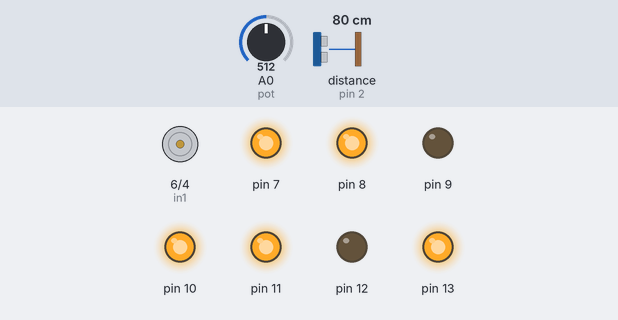
Bench run of a sketch on a simulated Arduino Uno, built with avr-gcc and run on an emulated ATmega328P. On the bench: motor-driver pin pairs drawn as motors (green arrow = first pin HIGH = forward, orange = second pin HIGH = backward, longer = more drive, scaled by the enable pin), output pins drawn as LEDs (lit = HIGH). Wiring (inferred from the names in the program): ultrasonic range finder: trigger pin 3; echo pin 2. The test bench sets the inputs (shaded band); at power-on: A0 (pot) = 512, distance to the obstacle (sensor on pin 2) 80 cm. The echo pulse lasts 58.3 µs per cm; pins used as bus, display or sensor lines are not drawn.

Above: at 4.8 s.
4.9 s: A0 (pot) set to 490
At 8.5 s:
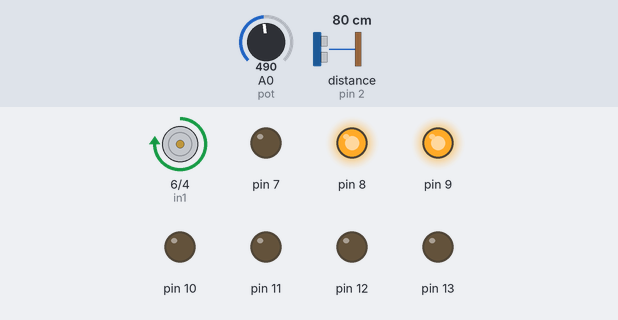
13.5 s: A0 (pot) set to 510
At 17.5 s:
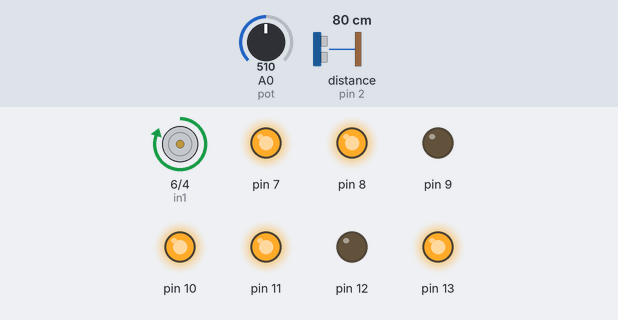
22.8 s: A0 (pot) set to 306
At 25.2 s:
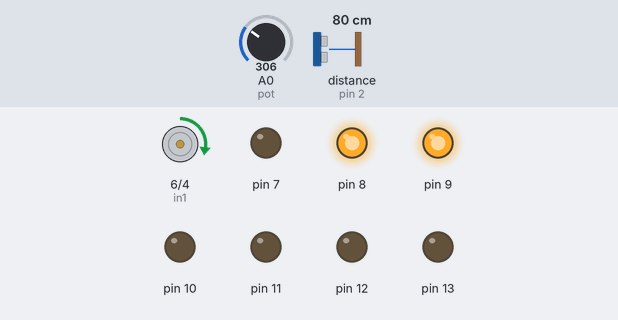
31.5 s: distance to the obstacle (sensor on pin 2) set to 55 cm
36.5 s: distance to the obstacle (sensor on pin 2) set to 47 cm
41.5 s: distance to the obstacle (sensor on pin 2) set to 60 cm
At 44.7 s:
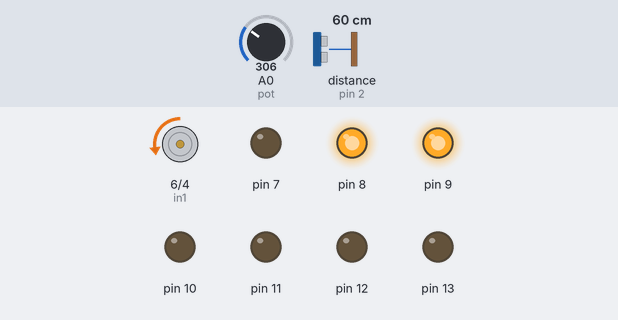
Timing chart, 0 to 51.8 s (numbered marks = the images above; inputs shaded):
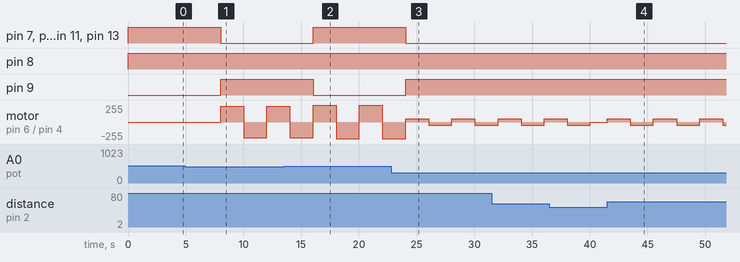

The sketch:

Fan_control_using_potentiometer.ino
```cpp
// Motor controller connections
int enA = 5;
int in1 = 6;
int in2 = 4;

//Potentiometer connections
int pot = A0; // assigns analog input A0 to variable pot
int c1 = 0;   // declares variable c1

//ultrasonic Sensor connections
#define echoPin 2 // attach pin D2 Arduino to pin Echo of HC-SR04
#define trigPin 3 //attach pin D3 Arduino to pin Trig of HC-SR04

void setup()
{
    // Set all the motor control pins to outputs
    pinMode(enA, OUTPUT);
    pinMode(in1, OUTPUT);
    pinMode(in2, OUTPUT);
    //set the potentiometer pin as input
    pinMode(pot, INPUT);
    //set Trig as output and echo as input
    pinMode(trigPin, OUTPUT);
    pinMode(echoPin, INPUT);
    // Turn off motors - Initial state
    digitalWrite(in1, LOW);
    digitalWrite(in2, LOW);
    //set all pins 7-13 as output for 7 segment display
    pinMode(7, OUTPUT);
    pinMode(8, OUTPUT);
    pinMode(9, OUTPUT);
    pinMode(10, OUTPUT);
    pinMode(11, OUTPUT);
    pinMode(12, OUTPUT);
    pinMode(13, OUTPUT);
    //set all the pins 7-13 as Low initially
    digitalWrite(7, LOW);
    digitalWrite(8, LOW);
    digitalWrite(9, LOW);
    digitalWrite(10, LOW);
    digitalWrite(11, LOW);
    digitalWrite(12, LOW);
    digitalWrite(13, LOW);
}

void loop()
{
    int duration, distance;
    // Output pulse with 1ms width on trigPin
    digitalWrite(trigPin, HIGH);
    delay(1);
    digitalWrite(trigPin, LOW);
    // Measure the pulse input in echo pin
    duration = pulseIn(echoPin, HIGH);
    // Distance is half the duration devided by 29.1 (from datasheet)
    distance = (duration / 2) / 29.1;
    // if distance less than 0.2 meter and more than 0
    if (distance <= 50 && distance >= 0)
    {
        Serial.println("Obstacle Detected!!! Remove It");
    }
    else
    {
        directionControl();
    }
}

// This function lets you control spinning direction of motor and
void directionControl()
{
    c1 = analogRead(pot);
    //display speed as per the potentiometer input
    display(c1);
    //set speed of motor as per the potentiometer input
    analogWrite(enA, c1);
    // Turn on the motor
    digitalWrite(in1, HIGH);
    digitalWrite(in2, LOW);
    delay(2000);

    // Now change motor direction
    digitalWrite(in1, LOW);
    digitalWrite(in2, HIGH);
    delay(2000);

    // Turn off the motor
    digitalWrite(in1, LOW);
    digitalWrite(in2, LOW);
}

void display(int c1)
{
    //to display 1
    if (c1 < 500)
    {
        digitalWrite(7, LOW);
        digitalWrite(8, HIGH);
        digitalWrite(9, HIGH);
        digitalWrite(10, LOW);
        digitalWrite(11, LOW);
        digitalWrite(12, LOW);
        digitalWrite(13, LOW);
    }
    //to display 2
    else if (c1 >= 500 && c1 < 1000)
    {
        digitalWrite(7, HIGH);
        digitalWrite(8, HIGH);
        digitalWrite(9, LOW);
        digitalWrite(10, HIGH);
        digitalWrite(11, HIGH);
        digitalWrite(12, LOW);
        digitalWrite(13, HIGH);
    }
    //to display 3
    else
    {
        digitalWrite(7, HIGH);
        digitalWrite(8, HIGH);
        digitalWrite(9, HIGH);
        digitalWrite(10, HIGH);
        digitalWrite(11, LOW);
        digitalWrite(12, LOW);
        digitalWrite(13, HIGH);
    }
}
```

Measured:
- the behaviour switches between 499 and 500 on A0 (pot) (found by bisection; images 1 and 2)
- after the input at 4.9 s, pin 7, pin 10, pin 11, pin 13: HIGH → LOW after 3.1 s; pin 9: LOW → HIGH after 3.1 s; motor on pin 6 (in1) / pin 4 (in2): stopped → forward 234/255 after 3.1 s, → backward 234/255 2.0 s later, → forward 234/255 2.0 s later
- after the input at 13.5 s, pin 7, pin 10, pin 11, pin 13: LOW → HIGH after 2.5 s; pin 9: HIGH → LOW after 2.5 s
- after the input at 22.8 s, pin 7, pin 10, pin 11, pin 13: HIGH → LOW after 1.2 s; pin 9: LOW → HIGH after 1.2 s
- after the input at 41.5 s, motor on pin 6 (in1) / pin 4 (in2): alternates forward 50/255 for 2.0 s and backward 50/255 for 2.0 s, starting at once
